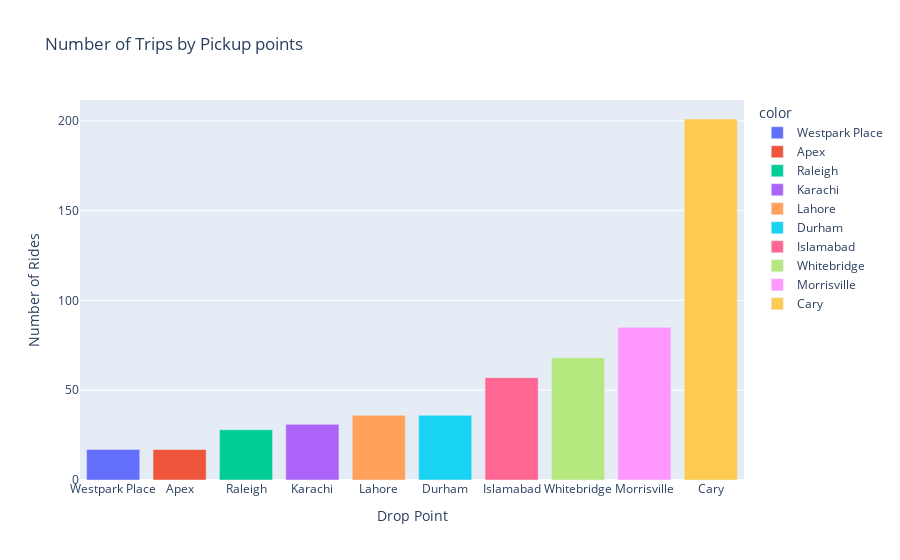

The code cell stored with this chart in its notebook:
### Code cell
filtered_df = df[df['stop'] != "Unknown Location"]
dfx_drop = filtered_df[ 'stop' ].value_counts().nlargest(10).sort_values(ascending=True)
px.bar(filtered_df, x=dfx_drop.keys(), y=dfx_drop, color=dfx_drop.keys(), title='Number of Trips by Drop points')
fig.update_layout(xaxis_title='Drop Point', yaxis_title='Number of Rides')
fig.show()

### Figure 1 — Plotly figure (JSON) as saved in the notebook; plotly's stock layout.template omitted (floating-point values rounded to 4 significant figures)
{"data": [{"alignmentgroup": "True", "hovertemplate": "color=Westpark Place<br>x=%{x}<br>y=%{y}<extra></extra>", "legendgroup": "Westpark Place", "marker": {"color": "#636efa", "pattern": {"shape": ""}}, "name": "Westpark Place", "offsetgroup": "Westpark Place", "orientation": "v", "showlegend": true, "textposition": "auto", "type": "bar", "x": ["Westpark Place"], "xaxis": "x", "y": [17], "yaxis": "y"}, {"alignmentgroup": "True", "hovertemplate": "color=Apex<br>x=%{x}<br>y=%{y}<extra></extra>", "legendgroup": "Apex", "marker": {"color": "#EF553B", "pattern": {"shape": ""}}, "name": "Apex", "offsetgroup": "Apex", "orientation": "v", "showlegend": true, "textposition": "auto", "type": "bar", "x": ["Apex"], "xaxis": "x", "y": [17], "yaxis": "y"}, {"alignmentgroup": "True", "hovertemplate": "color=Raleigh<br>x=%{x}<br>y=%{y}<extra></extra>", "legendgroup": "Raleigh", "marker": {"color": "#00cc96", "pattern": {"shape": ""}}, "name": "Raleigh", "offsetgroup": "Raleigh", "orientation": "v", "showlegend": true, "textposition": "auto", "type": "bar", "x": ["Raleigh"], "xaxis": "x", "y": [28], "yaxis": "y"}, {"alignmentgroup": "True", "hovertemplate": "color=Karachi<br>x=%{x}<br>y=%{y}<extra></extra>", "legendgroup": "Karachi", "marker": {"color": "#ab63fa", "pattern": {"shape": ""}}, "name": "Karachi", "offsetgroup": "Karachi", "orientation": "v", "showlegend": true, "textposition": "auto", "type": "bar", "x": ["Karachi"], "xaxis": "x", "y": [31], "yaxis": "y"}, {"alignmentgroup": "True", "hovertemplate": "color=Lahore<br>x=%{x}<br>y=%{y}<extra></extra>", "legendgroup": "Lahore", "marker": {"color": "#FFA15A", "pattern": {"shape": ""}}, "name": "Lahore", "offsetgroup": "Lahore", "orientation": "v", "showlegend": true, "textposition": "auto", "type": "bar", "x": ["Lahore"], "xaxis": "x", "y": [36], "yaxis": "y"}, {"alignmentgroup": "True", "hovertemplate": "color=Durham<br>x=%{x}<br>y=%{y}<extra></extra>", "legendgroup": "Durham", "marker": {"color": "#19d3f3", "pattern": {"shape": ""}}, "name": "Durham", "offsetgroup": "Durham", "orientation": "v", "showlegend": true, "textposition": "auto", "type": "bar", "x": ["Durham"], "xaxis": "x", "y": [36], "yaxis": "y"}, {"alignmentgroup": "True", "hovertemplate": "color=Islamabad<br>x=%{x}<br>y=%{y}<extra></extra>", "legendgroup": "Islamabad", "marker": {"color": "#FF6692", "pattern": {"shape": ""}}, "name": "Islamabad", "offsetgroup": "Islamabad", "orientation": "v", "showlegend": true, "textposition": "auto", "type": "bar", "x": ["Islamabad"], "xaxis": "x", "y": [57], "yaxis": "y"}, {"alignmentgroup": "True", "hovertemplate": "color=Whitebridge<br>x=%{x}<br>y=%{y}<extra></extra>", "legendgroup": "Whitebridge", "marker": {"color": "#B6E880", "pattern": {"shape": ""}}, "name": "Whitebridge", "offsetgroup": "Whitebridge", "orientation": "v", "showlegend": true, "textposition": "auto", "type": "bar", "x": ["Whitebridge"], "xaxis": "x", "y": [68], "yaxis": "y"}, {"alignmentgroup": "True", "hovertemplate": "color=Morrisville<br>x=%{x}<br>y=%{y}<extra></extra>", "legendgroup": "Morrisville", "marker": {"color": "#FF97FF", "pattern": {"shape": ""}}, "name": "Morrisville", "offsetgroup": "Morrisville", "orientation": "v", "showlegend": true, "textposition": "auto", "type": "bar", "x": ["Morrisville"], "xaxis": "x", "y": [85], "yaxis": "y"}, {"alignmentgroup": "True", "hovertemplate": "color=Cary<br>x=%{x}<br>y=%{y}<extra></extra>", "legendgroup": "Cary", "marker": {"color": "#FECB52", "pattern": {"shape": ""}}, "name": "Cary", "offsetgroup": "Cary", "orientation": "v", "showlegend": true, "textposition": "auto", "type": "bar", "x": ["Cary"], "xaxis": "x", "y": [201], "yaxis": "y"}], "layout": {"barmode": "relative", "legend": {"title": {"text": "color"}, "tracegroupgap": 0}, "title": {"text": "Number of Trips by Pickup points"}, "xaxis": {"anchor": "y", "domain": [0, 1], "title": {"text": "Drop Point"}}, "yaxis": {"anchor": "x", "domain": [0, 1], "title": {"text": "Number of Rides"}}}}
